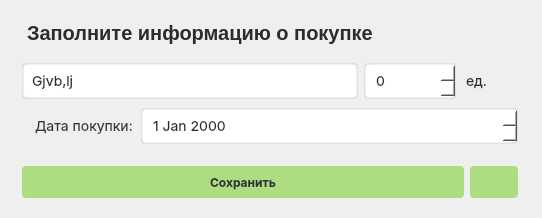
<?xml version="1.0" encoding="UTF-8"?>
<ui version="4.0">
 <class>MainWindow</class>
 <widget class="QMainWindow" name="MainWindow">
  <property name="geometry">
   <rect>
    <x>0</x>
    <y>0</y>
    <width>542</width>
    <height>218</height>
   </rect>
  </property>
  <property name="windowTitle">
   <string>MainWindow</string>
  </property>
  <widget class="QWidget" name="centralwidget">
   <widget class="QFrame" name="verticalFrame">
    <property name="geometry">
     <rect>
      <x>0</x>
      <y>0</y>
      <width>540</width>
      <height>220</height>
     </rect>
    </property>
    <property name="minimumSize">
     <size>
      <width>540</width>
      <height>220</height>
     </size>
    </property>
    <property name="maximumSize">
     <size>
      <width>540</width>
      <height>220</height>
     </size>
    </property>
    <layout class="QVBoxLayout" name="verticalLayout">
     <property name="leftMargin">
      <number>22</number>
     </property>
     <property name="topMargin">
      <number>11</number>
     </property>
     <property name="rightMargin">
      <number>22</number>
     </property>
     <property name="bottomMargin">
      <number>22</number>
     </property>
     <item>
      <layout class="QVBoxLayout" name="verticalLayout_2">
       <property name="leftMargin">
        <number>0</number>
       </property>
       <property name="bottomMargin">
        <number>0</number>
       </property>
       <item>
        <widget class="QLabel" name="addStorageHeaderLabel">
         <property name="enabled">
          <bool>true</bool>
         </property>
         <property name="styleSheet">
          <string notr="true">background-color: none;
color: #2d2c2c;
border:none;

width: 435px;
height: 24px;
margin-top: 8px;
margin-bottom:8px;

font-size: 20px;
font-family: Inter, &quot;Extra Bold&quot;;
font-weight: 800;
text-align: left;
vertical-align: top</string>
         </property>
         <property name="text">
          <string>Заполните информацию о покупке</string>
         </property>
        </widget>
       </item>
       <item>
        <layout class="QHBoxLayout" name="storeHorizontalLayout_3">
         <item>
          <widget class="QComboBox" name="storeComboBox">
           <property name="focusPolicy">
            <enum>Qt::StrongFocus</enum>
           </property>
           <property name="accessibleName">
            <string/>
           </property>
           <property name="styleSheet">
            <string notr="true">QComboBox {
    background-color: #ffffff; /* Цвет фона */
    border-radius: 4%; /* Радиус границы */
    border: 2px solid rgba(100, 100, 100, 25); /* Граница */
    color: #2d2c2c; /* Цвет текста */
    height: 32px; /* Высота */
    padding-left: 8px; /* Отступ для текста */
    font-size: 14px; /* Размер шрифта */
    font-family: Inter; /* Шрифт */
}

QComboBox::drop-down {
    width: 32px; /* Ширина кнопки */
    border: none; /* Убираем границы у кнопки с треугольником */
}

QComboBox::indicator {
    width: 0px;  /* Убираем стандартные индикаторы */
    height: 0px; /* Убираем стандартные индикаторы */
}

QComboBox::drop-down:after {
    content: ''; /* Создаем псевдоэлемент для треугольника */
    position: absolute;
    right: 10px; /* Положение треугольника (по желанию) */
    top: 50%; /* Центрируем по вертикали */
    transform: translateY(-50%); /* Центрирование */
    border-left: 5px solid transparent; /* Левый делитель */
    border-right: 5px solid transparent; /* Правый делитель */
    border-top: 5px solid #2d2c2c; /* Цвет треугольника */
}

QComboBox:pressed {
    background-color: #AAAAFF; /* Цвет при нажатии */
}</string>
           </property>
           <property name="currentText">
            <string>Gjvb,lj</string>
           </property>
           <property name="duplicatesEnabled">
            <bool>false</bool>
           </property>
           <property name="frame">
            <bool>true</bool>
           </property>
           <item>
            <property name="text">
             <string>Gjvb,lj</string>
            </property>
           </item>
          </widget>
         </item>
         <item>
          <widget class="QSpinBox" name="storeSpinBox">
           <property name="minimumSize">
            <size>
             <width>92</width>
             <height>0</height>
            </size>
           </property>
           <property name="maximumSize">
            <size>
             <width>92</width>
             <height>16777215</height>
            </size>
           </property>
           <property name="styleSheet">
            <string notr="true">background-color:#ffffff;
border-radius:4%;
border:2px solid rgba(100, 100, 100, 25);

color: #2d2c2c;

width:40px;
height:32px;

padding-left: 8px;
position:absolute;
text-align:left;
vertical-align:text-top;

font-size:14px;
font-family:Inter;
left:12px;
top:8px;</string>
           </property>
          </widget>
         </item>
         <item>
          <widget class="QLabel" name="unitStoregaItemLoabel">
           <property name="styleSheet">
            <string notr="true">background-color: none;
color: #2d2c2c;
border:none;
margin-top: 8px;
margin-bottom:8px;

text-align:left;
vertical-align:text-top;
font-size:14px;
font-family:Inter;
line-height:auto;
border-style:hidden;
outline:none;

min-width: 56px;
max-width: 56px;</string>
           </property>
           <property name="text">
            <string>ед.</string>
           </property>
           <property name="scaledContents">
            <bool>false</bool>
           </property>
           <property name="wordWrap">
            <bool>true</bool>
           </property>
          </widget>
         </item>
        </layout>
       </item>
       <item>
        <layout class="QHBoxLayout" name="purchaseHorizontalLayout">
         <item>
          <widget class="QLabel" name="spaceLabel">
           <property name="text">
            <string/>
           </property>
          </widget>
         </item>
         <item>
          <widget class="QLabel" name="purchaseDateLabel">
           <property name="minimumSize">
            <size>
             <width>100</width>
             <height>0</height>
            </size>
           </property>
           <property name="maximumSize">
            <size>
             <width>100</width>
             <height>16777215</height>
            </size>
           </property>
           <property name="styleSheet">
            <string notr="true">background-color: none;
border: none;

text-align:left;
vertical-align:text-top;
font-size:12px;
font-family:Inter;
line-height:auto;
border-style:hidden;
outline:none;

color:#30353b;
text-align:left;
vertical-align:text-top;
font-size:14px;
font-family:Inter;
line-height:auto;
border-style:hidden;
outline:none;
width:435px;</string>
           </property>
           <property name="text">
            <string>Дата покупки:</string>
           </property>
           <property name="scaledContents">
            <bool>false</bool>
           </property>
           <property name="wordWrap">
            <bool>true</bool>
           </property>
          </widget>
         </item>
         <item>
          <widget class="QDateEdit" name="purchaseDateDateEdit">
           <property name="styleSheet">
            <string notr="true">background-color:#ffffff;
border-radius:4%;
border:2px solid rgba(100, 100, 100, 25);

color: #2d2c2c;

width:360px;
height:32px;

padding-left: 8px;
position:absolute;
text-align:left;
vertical-align:text-top;

font-size:14px;
font-family:Inter;
left:12px;
top:8px;</string>
           </property>
          </widget>
         </item>
        </layout>
       </item>
       <item>
        <layout class="QHBoxLayout" name="actionsStorageHorizontalLayout">
         <item>
          <widget class="QPushButton" name="addStoragePushButton">
           <property name="styleSheet">
            <string notr="true">QPushButton{
height:32px;
width:auto;
margin-top: 16px;

color: #30353B;
background: #ADDC81;

text-align:center;
vertical-align:center;
font-size:12px;
font-family:Inter;
line-height:auto;
font-weight: bold;

border-radius:4%;
border: 2 px solid #ADFF81;
}

QPushButton:hover {
background: #AAAA81;
}

QPushButton:pressed{
background: #AAAAFF;
}


</string>
           </property>
           <property name="text">
            <string>Сохранить</string>
           </property>
          </widget>
         </item>
         <item>
          <widget class="QPushButton" name="cancelStorageItemPushButton">
           <property name="sizePolicy">
            <sizepolicy hsizetype="Fixed" vsizetype="Fixed">
             <horstretch>0</horstretch>
             <verstretch>0</verstretch>
            </sizepolicy>
           </property>
           <property name="minimumSize">
            <size>
             <width>48</width>
             <height>48</height>
            </size>
           </property>
           <property name="maximumSize">
            <size>
             <width>48</width>
             <height>48</height>
            </size>
           </property>
           <property name="styleSheet">
            <string notr="true">QPushButton{
height:32px;
width:auto;

color: #30353B;
background: #ADDC81;
margin-top: 16px;

text-align:center;
vertical-align:center;
font-size:12px;
font-family:Inter;
line-height:auto;
font-weight: bold;

border-radius:4%;
}

QPushButton:hover {
background: #AAAA81;
border: 2px solid rgba(146, 146, 120, 75);
}

QPushButton:pressed{
background: #AAAAFF;
}</string>
           </property>
           <property name="text">
            <string/>
           </property>
           <property name="icon">
            <iconset>
             <normaloff>../icons/bx_trash.svg</normaloff>../icons/bx_trash.svg</iconset>
           </property>
           <property name="iconSize">
            <size>
             <width>24</width>
             <height>24</height>
            </size>
           </property>
          </widget>
         </item>
        </layout>
       </item>
      </layout>
     </item>
    </layout>
   </widget>
  </widget>
 </widget>
 <resources/>
 <connections/>
</ui>
